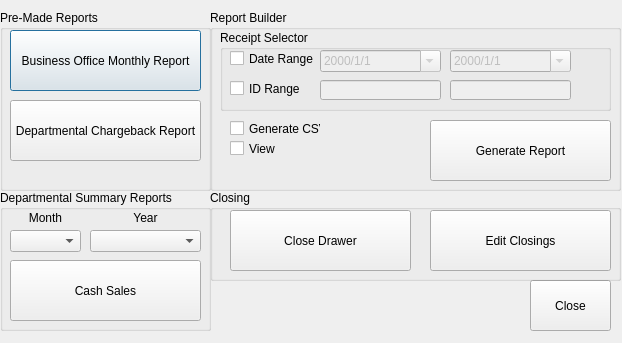
<?xml version="1.0" encoding="UTF-8"?>
<ui version="4.0">
 <class>ReportManager</class>
 <widget class="QDialog" name="ReportManager">
  <property name="geometry">
   <rect>
    <x>0</x>
    <y>0</y>
    <width>622</width>
    <height>343</height>
   </rect>
  </property>
  <property name="windowTitle">
   <string>Report Manager</string>
  </property>
  <widget class="QGroupBox" name="groupBox">
   <property name="geometry">
    <rect>
     <x>0</x>
     <y>10</y>
     <width>211</width>
     <height>181</height>
    </rect>
   </property>
   <property name="title">
    <string>Pre-Made Reports</string>
   </property>
   <widget class="QPushButton" name="monthlySalesButton">
    <property name="geometry">
     <rect>
      <x>10</x>
      <y>20</y>
      <width>191</width>
      <height>61</height>
     </rect>
    </property>
    <property name="text">
     <string>Business Office Monthly Report</string>
    </property>
   </widget>
   <widget class="QPushButton" name="dateRangeReport">
    <property name="geometry">
     <rect>
      <x>10</x>
      <y>90</y>
      <width>191</width>
      <height>61</height>
     </rect>
    </property>
    <property name="text">
     <string>Departmental Chargeback Report</string>
    </property>
   </widget>
  </widget>
  <widget class="QPushButton" name="closeButton">
   <property name="geometry">
    <rect>
     <x>530</x>
     <y>280</y>
     <width>81</width>
     <height>51</height>
    </rect>
   </property>
   <property name="text">
    <string>Close</string>
   </property>
  </widget>
  <widget class="QGroupBox" name="groupBox_2">
   <property name="geometry">
    <rect>
     <x>210</x>
     <y>190</y>
     <width>411</width>
     <height>91</height>
    </rect>
   </property>
   <property name="title">
    <string>Closing</string>
   </property>
   <widget class="QPushButton" name="closeDrawerButton">
    <property name="geometry">
     <rect>
      <x>20</x>
      <y>20</y>
      <width>181</width>
      <height>61</height>
     </rect>
    </property>
    <property name="text">
     <string>Close Drawer</string>
    </property>
   </widget>
   <widget class="QPushButton" name="closingsEditor">
    <property name="geometry">
     <rect>
      <x>220</x>
      <y>20</y>
      <width>181</width>
      <height>61</height>
     </rect>
    </property>
    <property name="text">
     <string>Edit Closings</string>
    </property>
   </widget>
  </widget>
  <widget class="QGroupBox" name="groupBox_3">
   <property name="geometry">
    <rect>
     <x>210</x>
     <y>10</y>
     <width>411</width>
     <height>181</height>
    </rect>
   </property>
   <property name="title">
    <string>Report Builder</string>
   </property>
   <widget class="QGroupBox" name="groupBox_6">
    <property name="geometry">
     <rect>
      <x>10</x>
      <y>20</y>
      <width>391</width>
      <height>81</height>
     </rect>
    </property>
    <property name="title">
     <string>Receipt Selector</string>
    </property>
    <widget class="QCheckBox" name="dateRangeSelector">
     <property name="geometry">
      <rect>
       <x>10</x>
       <y>20</y>
       <width>91</width>
       <height>17</height>
      </rect>
     </property>
     <property name="text">
      <string>Date Range</string>
     </property>
    </widget>
    <widget class="QCheckBox" name="idRangeSelector">
     <property name="geometry">
      <rect>
       <x>10</x>
       <y>50</y>
       <width>91</width>
       <height>17</height>
      </rect>
     </property>
     <property name="text">
      <string>ID Range</string>
     </property>
    </widget>
    <widget class="QLineEdit" name="rangeTwo">
     <property name="enabled">
      <bool>false</bool>
     </property>
     <property name="geometry">
      <rect>
       <x>230</x>
       <y>50</y>
       <width>121</width>
       <height>20</height>
      </rect>
     </property>
    </widget>
    <widget class="QLineEdit" name="rangeOne">
     <property name="enabled">
      <bool>false</bool>
     </property>
     <property name="geometry">
      <rect>
       <x>100</x>
       <y>50</y>
       <width>121</width>
       <height>20</height>
      </rect>
     </property>
    </widget>
    <widget class="QDateEdit" name="startDate">
     <property name="enabled">
      <bool>false</bool>
     </property>
     <property name="geometry">
      <rect>
       <x>100</x>
       <y>20</y>
       <width>121</width>
       <height>22</height>
      </rect>
     </property>
     <property name="displayFormat">
      <string>yyyy/M/d</string>
     </property>
     <property name="calendarPopup">
      <bool>true</bool>
     </property>
    </widget>
    <widget class="QDateEdit" name="endDate">
     <property name="enabled">
      <bool>false</bool>
     </property>
     <property name="geometry">
      <rect>
       <x>230</x>
       <y>20</y>
       <width>121</width>
       <height>22</height>
      </rect>
     </property>
     <property name="displayFormat">
      <string>yyyy/M/d</string>
     </property>
     <property name="calendarPopup">
      <bool>true</bool>
     </property>
    </widget>
   </widget>
   <widget class="QPushButton" name="generateRport">
    <property name="geometry">
     <rect>
      <x>220</x>
      <y>110</y>
      <width>181</width>
      <height>61</height>
     </rect>
    </property>
    <property name="text">
     <string>Generate Report</string>
    </property>
   </widget>
   <widget class="QCheckBox" name="viewSelector">
    <property name="geometry">
     <rect>
      <x>20</x>
      <y>130</y>
      <width>70</width>
      <height>17</height>
     </rect>
    </property>
    <property name="text">
     <string>View </string>
    </property>
   </widget>
   <widget class="QCheckBox" name="generateCsvSelector">
    <property name="geometry">
     <rect>
      <x>20</x>
      <y>110</y>
      <width>91</width>
      <height>17</height>
     </rect>
    </property>
    <property name="text">
     <string>Generate CSV</string>
    </property>
   </widget>
  </widget>
  <widget class="QLabel" name="errLabel">
   <property name="geometry">
    <rect>
     <x>220</x>
     <y>290</y>
     <width>301</width>
     <height>31</height>
    </rect>
   </property>
   <property name="font">
    <font>
     <pointsize>11</pointsize>
    </font>
   </property>
   <property name="text">
    <string/>
   </property>
   <property name="alignment">
    <set>Qt::AlignCenter</set>
   </property>
  </widget>
  <widget class="QGroupBox" name="groupBox_4">
   <property name="geometry">
    <rect>
     <x>0</x>
     <y>190</y>
     <width>211</width>
     <height>141</height>
    </rect>
   </property>
   <property name="title">
    <string>Departmental Summary Reports</string>
   </property>
   <widget class="QLabel" name="yearLabel">
    <property name="geometry">
     <rect>
      <x>90</x>
      <y>20</y>
      <width>111</width>
      <height>16</height>
     </rect>
    </property>
    <property name="text">
     <string>Year</string>
    </property>
    <property name="alignment">
     <set>Qt::AlignCenter</set>
    </property>
   </widget>
   <widget class="QComboBox" name="monthSelector">
    <property name="geometry">
     <rect>
      <x>10</x>
      <y>40</y>
      <width>71</width>
      <height>22</height>
     </rect>
    </property>
   </widget>
   <widget class="QLabel" name="monthLabel">
    <property name="geometry">
     <rect>
      <x>10</x>
      <y>20</y>
      <width>71</width>
      <height>16</height>
     </rect>
    </property>
    <property name="text">
     <string>Month</string>
    </property>
    <property name="alignment">
     <set>Qt::AlignCenter</set>
    </property>
   </widget>
   <widget class="QComboBox" name="yearSelector">
    <property name="geometry">
     <rect>
      <x>90</x>
      <y>40</y>
      <width>111</width>
      <height>22</height>
     </rect>
    </property>
   </widget>
   <widget class="QPushButton" name="generateDepartmentalSummary">
    <property name="geometry">
     <rect>
      <x>10</x>
      <y>70</y>
      <width>191</width>
      <height>61</height>
     </rect>
    </property>
    <property name="text">
     <string>Cash Sales</string>
    </property>
   </widget>
  </widget>
 </widget>
 <resources/>
 <connections/>
</ui>
